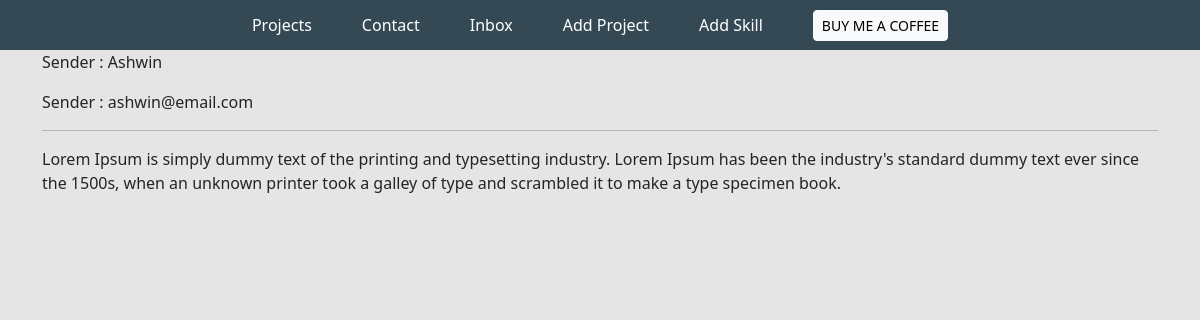
Screenshot of /message/f913ed56-e63a-4f34-8327-2bcac20088f6/ (signed in) with the database file from the repository.
### base/models.py (models this page shows, shortened)
class Message(models.Model):
    name = models.CharField(max_length=200,null=True)
    email = models.CharField(max_length=200,null=True)
    subject = models.CharField(max_length=200,null=True)
    body = models.TextField()
    is_read = models.BooleanField(default=False)
    created = models.DateTimeField(auto_now_add=True)
    id = models.UUIDField(default=uuid.uuid4, unique=True, primary_key=True, editable=False)

### base/views.py (the view)
# urls.py: path('message/<str:pk>/',views.messagePage, name='message'),
def messagePage(request,pk):
    message = Message.objects.get(id=pk)
    message.is_read = True
    message.save()
    context = {'message':message}
    return render(request, 'base/message.html', context)

### base/templates/base/message.html
{% extends 'base/main.html' %} {% load static %} {% block content %}
<div class="container">
  <p>Sender : {{message.name}}</p>
  <p>Sender : {{message.email}}</p>
  <hr />
  <p>{{message.body}}</p>
</div>
{% endblock content %}

### static/styles/main.css (style rules this page uses)
body { background-color: #e5e5e5; }

### rows the page displays
Message: name "Ashwin", email "ashwin@email.com", body "Lorem Ipsum is simply dummy text of the printing and typesetting industry. Lorem Ipsum has been the industry's standard dummy text ever since the 1500s, when an unknown printer took a galley of type and scrambled it to make a type specimen book."
